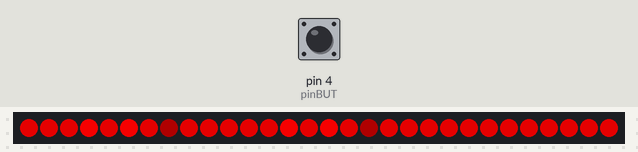
A sketch run on a simulated Arduino Nano, built with avr-gcc and run on an emulated ATmega328P. On the bench: 30 RGB LEDs in strip order, left to right. Inputs (shaded band) come from the test bench; at power-on: pin 4 (pinBUT) LOW. Dim RGB values are drawn brighter than linear.

Above: at 3.2 s.
3.3 s: pin 4 (pinBUT) pulled HIGH for 1.55 s
At 5.7 s:
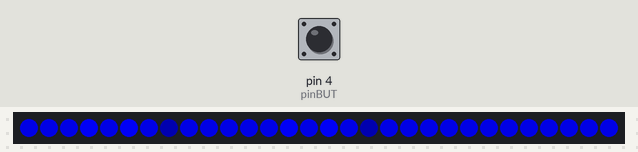
6.3 s: pin 4 (pinBUT) pulled HIGH for 3.2 s
At 8.2 s:
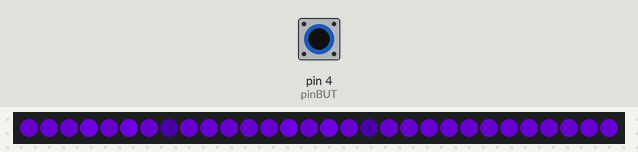
11.0 s: pin 4 (pinBUT) pulled HIGH for 1.55 s
At 13.4 s:
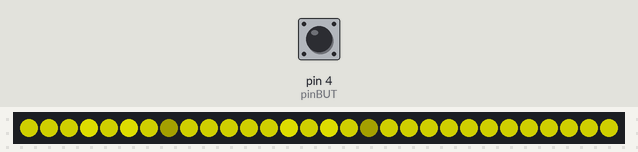

The sketch:

lightsaber_test.ino
```cpp
#include <FastLED.h>
#define numLED 30     // 100 leds/meter
#define pinLED 2      // pin D2
#define lumLED 225    // STRIP BRIGHTNESS [0 - 255]
#define satLED 255    // SATURATION [pale (0) - full (255)]
CRGB leds[numLED];
int hueLED;

// hue colors
#define RED 0
#define ORA 32
#define YEL 64
#define GRE 96
#define AQU 128
#define BLU 160
#define PUR 192
#define PIN 224

// switches
#define pinBUT 4      // pin D4 pulldown button
int colorState = 0;   // switch counter
int button = 0;

// GY521 module
#define pinSCL A5     // pin A5 SCL
#define pinSDA A6     // pin A6 SDA

void setup() {
  delay(2000);        // delay when uploading and disconnecting
  Serial.begin(9600); // before leds draw lots of current

  FastLED.addLeds<WS2812B, pinLED, GRB>(leds, numLED);
  FastLED.setBrightness(lumLED);
  hueLED = RED;
  colorCycle(hueLED);

  pinMode(pinBUT, INPUT);
}

void loop() {

  // button pressing
  if(colorState > 4){ colorState = 0; } // reset color counter
  button = digitalRead(pinBUT);
  if(button == HIGH){
    colorState += 1;
  }

  // change saber color bc button pressed
  switch(colorState){
    case 0:
      hueLED = RED;
      break;
    case 1:
      hueLED = BLU;
      break;
    case 2:
      hueLED = PUR;
      break;
    case 3:
      hueLED = GRE;
      break;
    case 4:
      hueLED = YEL;
      break;
  }
  colorCycle(hueLED);     // light that shit up

  //do the test things
  flicker(4);
  flicker(6);
  flicker(14);
  flicker(16);

  FastLED.show();
  FastLED.delay(750);     // doesn't need to flicker all the damn time
}


// change dem colorss
void colorCycle(int hue){
  for (int k=0; k<numLED; ++k){
    leds[k] = CHSV(hue, satLED, lumLED);
  }
  FastLED.show();
}


// flickering lighting effects
// aka brightness control

// test - flicker the leds before and after a given index
void flicker (byte numled){
  CHSV statics0 = CHSV(hueLED, satLED, lumLED-100);
  CHSV statics1 = CHSV(hueLED, satLED, lumLED+30);
  leds[numled-1]=statics0;
  leds[numled+1]=statics1;
  FastLED.show();
  FastLED.delay(80);
  leds[numled+1]=statics0;
  leds[numled-1]=statics1;
  FastLED.show();
  FastLED.delay(50);
}
```

Measured:
- after the input at 3.3 s, the LEDs: first differ from a run without the input after 1.3 s (image 1 shows a later state)
- after the input at 6.3 s, the LEDs: first differ from a run without the input after 0.85 s (image 2 shows a later state)
- after the input at 11.0 s, the LEDs: first differ from a run without the input after 1.3 s (image 3 shows a later state)
- what the display in image 2 shows lasts 0.8 s, from 7.6 s to 8.4 s
